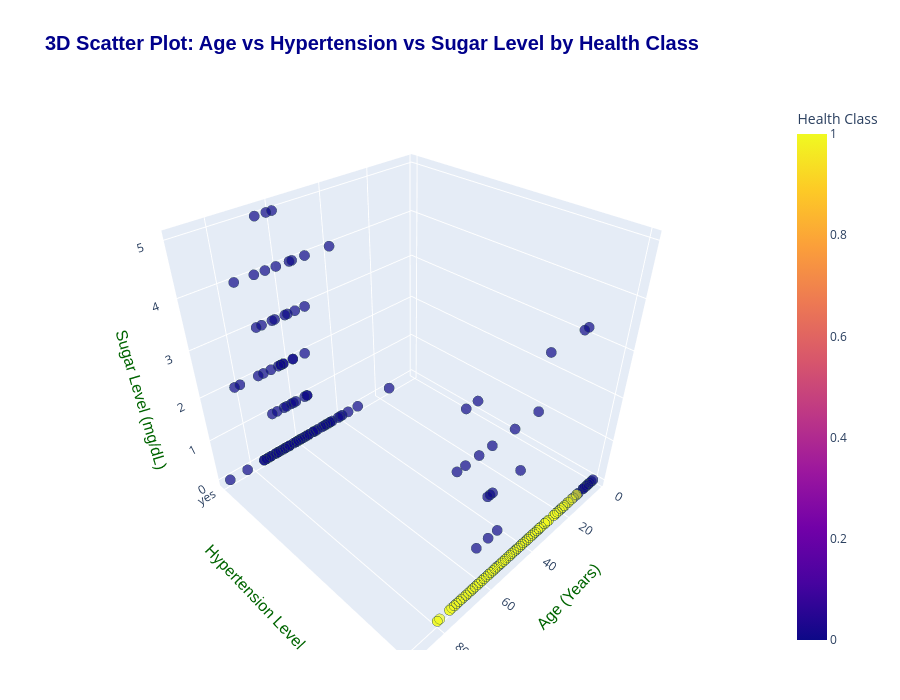

Notebook code cell kept with this figure:
### Code cell
import plotly.express as px

# Creating a 3D scatter plot with professional design elements
fig = px.scatter_3d(
    df,
    x='age', 
    y='hypertension', 
    z='sugar', 
    color='class',
    color_discrete_sequence=px.colors.qualitative.Set1,  # A more professional and distinct color palette
    title="3D Scatter Plot: Age vs Hypertension vs Sugar Level by Health Class",
    labels={
        "age": "Age (Years)",
        "hypertension": "Hypertension Level",
        "sugar": "Sugar Level (mg/dL)",
        "class": "Health Class"
    },
)

# Customize layout for better aesthetics
fig.update_layout(
    title_font=dict(size=20, family="Arial", color="darkblue", weight="bold"),
    scene=dict(
        xaxis_title="Age (Years)",
        yaxis_title="Hypertension Level",
        zaxis_title="Sugar Level (mg/dL)",
        xaxis=dict(title_font=dict(size=16, family="Arial", color="darkgreen")),
        yaxis=dict(title_font=dict(size=16, family="Arial", color="darkgreen")),
        zaxis=dict(title_font=dict(size=16, family="Arial", color="darkgreen")),
    ),
    legend_title_font=dict(size=16, family="Arial", color="navy"),
    legend=dict(bordercolor="black", borderwidth=1, bgcolor="rgba(255, 255, 255, 0.9)", font=dict(size=12)),
    margin=dict(l=50, r=50, t=100, b=50),  # Adjust margins for balanced spacing
    height=700  # Adjust height for better 3D visualization
)

# Improve the color and visualization clarity by changing point size and opacity
fig.update_traces(
    marker=dict(size=6, opacity=0.7, line=dict(width=1, color='DarkSlateGrey')),
)

# Display the enhanced 3D scatter plot
fig.show()

### Figure 1 — Plotly figure (JSON) as saved in the notebook; plotly's stock layout.template omitted (floating-point values rounded to 4 significant figures; data arrays with more than 128 entries replaced by an {"elided": "..."} marker saying what was removed)
{"data": [{"hovertemplate": "Age (Years)=%{x}<br>Hypertension Level=%{y}<br>Sugar Level (mg/dL)=%{z}<br>Health Class=%{marker.color}<extra></extra>", "legendgroup": "", "marker": {"color": {"elided": "400 int values"}, "coloraxis": "coloraxis", "line": {"color": "DarkSlateGrey", "width": 1}, "opacity": 0.7, "size": 6, "symbol": "circle"}, "mode": "markers", "name": "", "scene": "scene", "showlegend": false, "type": "scatter3d", "x": {"elided": "400 int values"}, "y": {"elided": "400 str values"}, "z": {"elided": "400 int values"}}], "layout": {"coloraxis": {"colorbar": {"title": {"text": "Health Class"}}, "colorscale": [[0, "#0d0887"], [0.1111, "#46039f"], [0.2222, "#7201a8"], [0.3333, "#9c179e"], [0.4444, "#bd3786"], [0.5556, "#d8576b"], [0.6667, "#ed7953"], [0.7778, "#fb9f3a"], [0.8889, "#fdca26"], [1, "#f0f921"]]}, "height": 700, "legend": {"bgcolor": "rgba(255, 255, 255, 0.9)", "bordercolor": "black", "borderwidth": 1, "font": {"size": 12}, "title": {"font": {"color": "navy", "family": "Arial", "size": 16}}, "tracegroupgap": 0}, "margin": {"b": 50, "l": 50, "r": 50, "t": 100}, "scene": {"domain": {"x": [0, 1], "y": [0, 1]}, "xaxis": {"title": {"font": {"color": "darkgreen", "family": "Arial", "size": 16}, "text": "Age (Years)"}}, "yaxis": {"title": {"font": {"color": "darkgreen", "family": "Arial", "size": 16}, "text": "Hypertension Level"}}, "zaxis": {"title": {"font": {"color": "darkgreen", "family": "Arial", "size": 16}, "text": "Sugar Level (mg/dL)"}}}, "title": {"font": {"color": "darkblue", "family": "Arial", "size": 20, "weight": "bold"}, "text": "3D Scatter Plot: Age vs Hypertension vs Sugar Level by Health Class"}}}
